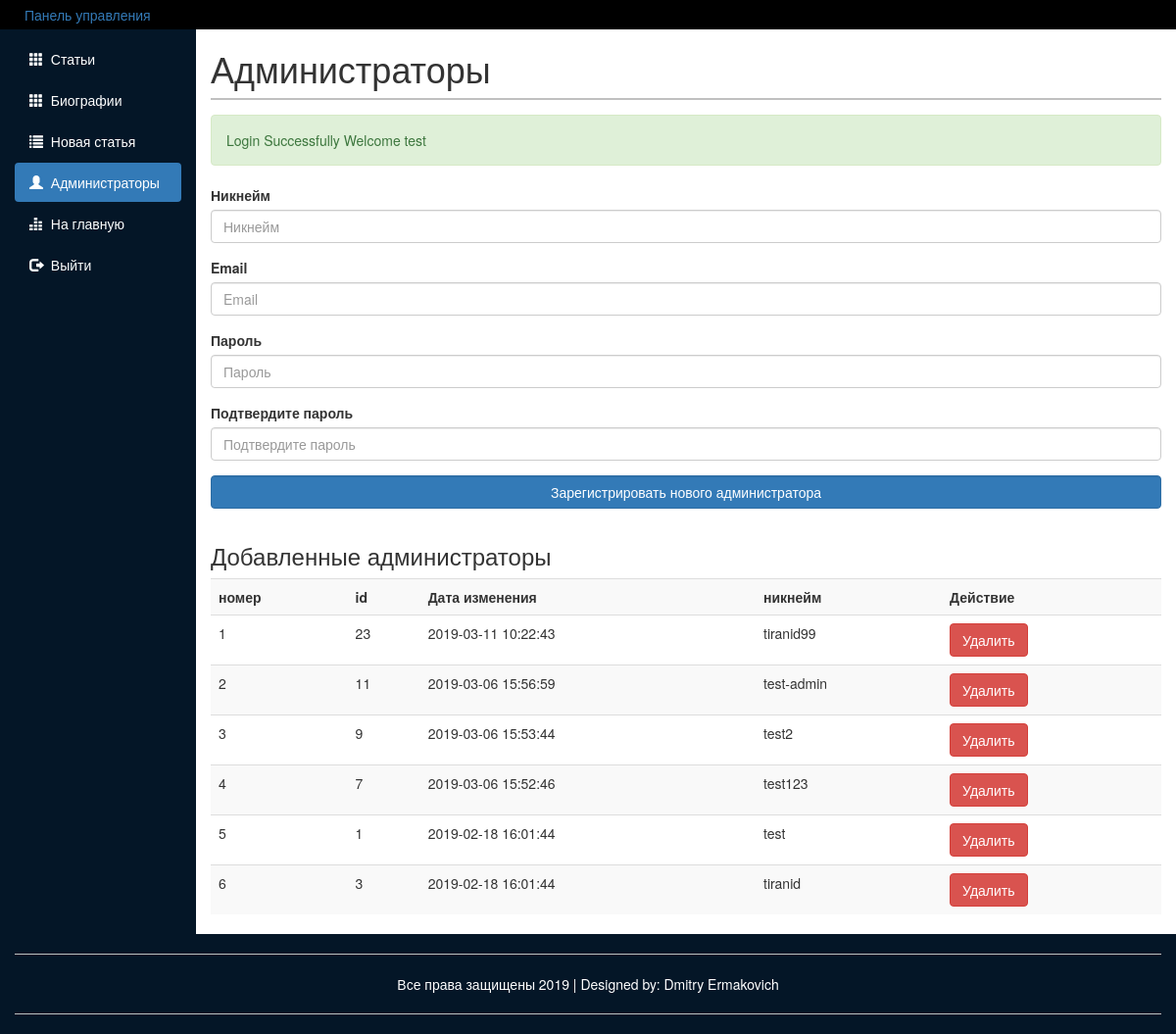
Screenshot of /src/public_routes/Dashboard/Admin.php (signed in) with the database file from the repository.
### src/Include/dbFunctions.php (called while the page is built, shortened)
<?php
require_once 'DatabaseLoad.php';
function doSQLQuery($query)
{
  global $con2;
  try {
    $exec = mysqli_query($con2, $query) or die(mysqli_error($con2));
    if ($exec) {
      return $exec;
    }
  } catch (Exception $e) {
    echo $e->getMessage();
  }
  return false;
}

### src/utils/admin_c.php (the view, shortened to what this page needs)
<?php
function getAllAdminsByChangeDesc()
{
  $viewSql = "SELECT * FROM Пользователи
    WHERE группа = 2
    ORDER BY дата_изменения DESC";
  return doSQLQuery($viewSql);
}
function retrieveAdmins()
{
  $num = 1;
  $exec = getAllAdminsByChangeDesc();
  while ($data = mysqli_fetch_assoc($exec)) {
    $id = $data['id'];
    $dateAdded = $data['дата_изменения'];
    $username = $data['никнейм'];
    echo "<tr>
        <td>$num</td>
        <td>$id</td>
        <td>$dateAdded</td>
        <td>$username</td>
        <td><a href='Admin.php?del_admin=$id'><button class='btn btn-danger'>Удалить</button></a></td>
      </tr>
    ";
    $num++;
  }
}

### src/public_routes/Assets/style.css (style rules this page uses)
body { background: #041627; overflow-x: hidden; }

### rows the page displays
пользователи: id "23", дата_изменения "2019-03-11 10:22:43", никнейм "tiranid99"
пользователи: id "11", дата_изменения "2019-03-06 15:56:59", никнейм "test-admin"
пользователи: id "9", дата_изменения "2019-03-06 15:53:44", никнейм "test2"
пользователи: id "7", дата_изменения "2019-03-06 15:52:46", никнейм "test123"
пользователи: id "1", дата_изменения "2019-02-18 16:01:44", никнейм "test"
пользователи: id "3", дата_изменения "2019-02-18 16:01:44", никнейм "tiranid"

### other values shown
$_SESSION["successMessage"] "Login Successfully Welcome test"
